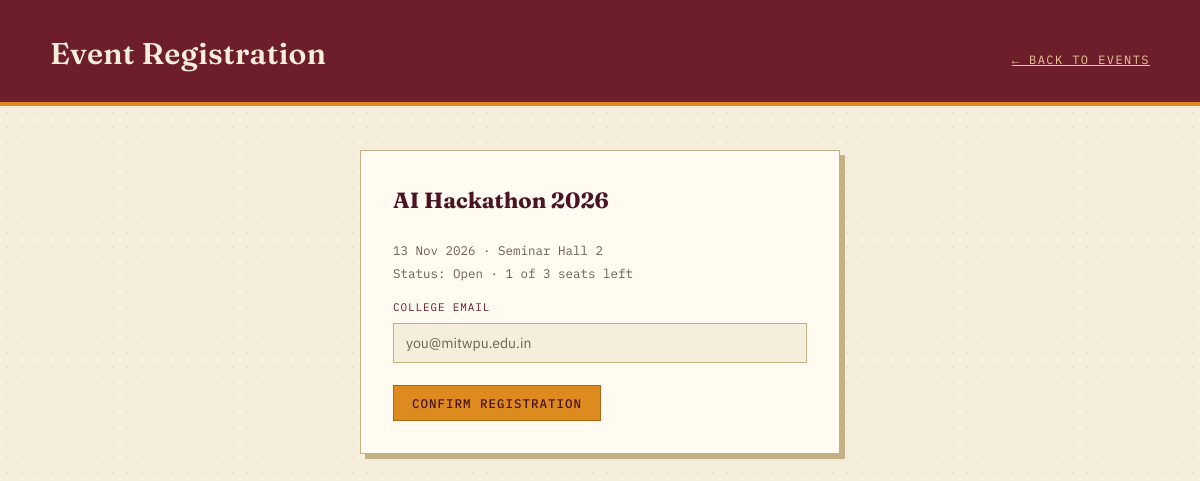
Page /register.php?event_id=1 on the committed database.
### tables this page shows
CREATE TABLE Events (
    event_id     INT AUTO_INCREMENT PRIMARY KEY,
    club_id      INT NOT NULL,
    venue_id     INT NOT NULL,
    name         VARCHAR(150) NOT NULL,
    event_date   DATE NOT NULL,
    start_time   TIME,
    capacity     INT NOT NULL CHECK (capacity > 0),
    status       ENUM('Open', 'Full', 'Cancelled', 'Completed') NOT NULL DEFAULT 'Open',
    FOREIGN KEY (club_id)  REFERENCES Clubs(club_id)
        ON DELETE CASCADE ON UPDATE CASCADE,
    FOREIGN KEY (venue_id) REFERENCES Venues(venue_id)
        ON DELETE RESTRICT ON UPDATE CASCADE    
);

CREATE TABLE Venues (
    venue_id   INT AUTO_INCREMENT PRIMARY KEY,
    name       VARCHAR(100) NOT NULL,
    location   VARCHAR(150) NOT NULL,
    capacity   INT NOT NULL CHECK (capacity > 0)
);

### register.php (the view, shortened to what this page needs)
<?php
require 'db_connect.php';
$success = false;
$event_id = isset($_GET['event_id']) ? (int)$_GET['event_id']
          : (isset($_POST['event_id']) ? (int)$_POST['event_id'] : 0);
function loadEvent(mysqli $conn, int $event_id): ?array {
    $stmt = $conn->prepare(
        "SELECT e.name, e.event_date, e.capacity, e.status, v.name AS venue_name,
                (SELECT COUNT(*) FROM Registrations r
                  WHERE r.event_id = e.event_id AND r.status = 'Confirmed') AS seats_taken
         FROM Events e JOIN Venues v ON e.venue_id = v.venue_id
         WHERE e.event_id = ?"
    );
    $stmt->bind_param("i", $event_id);
    $stmt->execute();
    return $stmt->get_result()->fetch_assoc() ?: null;
}
$event = loadEvent($conn, $event_id);
$seatsLeft = max(0, $event['capacity'] - $event['seats_taken']);
?>
<!DOCTYPE html>
<html lang="en">
<head>
<link rel="stylesheet" href="style.css">
</head>
<body>
<header class="site-header">
  <div class="crest-row">
    <h1>Event Registration</h1>
    <span class="tagline"><a href="index.php">&larr; back to events</a></span>
  </div>
</header>
<div class="form-card">
  <h3><?= htmlspecialchars($event['name']) ?></h3>
  <div class="meta">
    <?= date('d M Y', strtotime($event['event_date'])) ?> &middot; <?= htmlspecialchars($event['venue_name']) ?>
  </div>
  <div class="meta">
    Status: <?= htmlspecialchars($event['status']) ?> &middot; <?= $seatsLeft ?> of <?= (int)$event['capacity'] ?> seats left
  </div>
  <?php if (!$success): ?>
  <form method="POST" novalidate>
    <label for="email">College email</label>
    <input type="email" id="email" name="email" required placeholder="you@mitwpu.edu.in"
           value="<?= htmlspecialchars($_POST['email'] ?? '') ?>">
    <button type="submit" class="btn">Confirm registration</button>
  </form>
  <?php else: ?>
    <a class="btn" href="index.php">Back to events</a>
  <?php endif; ?>
</div>
</body>
</html>

### style.css (style rules this page uses)
:root { --paper: #F5EEDD; --card: #FFFBF1; --ink: #2B2620; --ink-soft: #6B6152; --maroon: #6E1E2A; --maroon-dark: #4A1420; --marigold: #DD8A1E; --marigold-dark: #A86710; --teal: #1F6F5C; --sand: #DDCBA0; --sand-dark: #C4B183; --danger: #A32D2D; }
* { box-sizing: border-box; }
body { margin: 0; background: var(--paper); background-image: radial-gradient(var(--sand) 0.7px, transparent 0.7px); background-size: 15px 15px; color: var(--ink); font-family: 'IBM Plex Sans', 'Segoe UI', sans-serif; line-height: 1.6; }
.site-header { background: var(--maroon); border-bottom: 4px solid var(--marigold); padding: 30px 40px 24px; }
.site-header .crest-row { display: flex; align-items: baseline; justify-content: space-between; flex-wrap: wrap; gap: 10px; max-width: 1100px; margin: 0 auto; }
.site-header h1 { font-family: 'Fraunces', Georgia, serif; font-weight: 600; font-size: 30px; color: var(--paper); margin: 0; letter-spacing: 0.01em; }
.site-header .tagline { font-family: 'IBM Plex Mono', 'Courier New', monospace; font-size: 12px; text-transform: uppercase; letter-spacing: 0.12em; color: #E7C79A; }
.meta { font-family: 'IBM Plex Mono', 'Courier New', monospace; font-size: 12.5px; color: var(--ink-soft); margin-bottom: 3px; }
.btn { display: inline-block; margin-top: 14px; padding: 9px 18px; background: var(--marigold); color: var(--maroon-dark); font-family: 'IBM Plex Mono', 'Courier New', monospace; font-size: 12.5px; font-weight: 500; text-transform: uppercase; letter-spacing: 0.08em; text-decoration: none; border: 1px solid var(--marigold-dark); cursor: pointer; transition: transform 0.12s ease, box-shadow 0.12s ease; }
.form-card { max-width: 480px; margin: 44px auto; background: var(--card); border: 1px solid var(--sand-dark); padding: 32px; box-shadow: 5px 5px 0 var(--sand-dark); }
.form-card h3 { font-family: 'Fraunces', Georgia, serif; color: var(--maroon-dark); margin-top: 0; font-size: 22px; }
label { display: block; font-family: 'IBM Plex Mono', 'Courier New', monospace; font-size: 11px; text-transform: uppercase; letter-spacing: 0.08em; color: var(--maroon); margin: 16px 0 6px; }
input, select { width: 100%; padding: 10px 12px; border: 1px solid var(--sand-dark); background: var(--paper); font-family: 'IBM Plex Sans', 'Segoe UI', sans-serif; font-size: 14px; color: var(--ink); }
input::placeholder { color: var(--ink-soft); opacity: 1; }
.site-header .tagline a { color: #E7C79A; }
.form-card .btn { margin-top: 22px; }

### rows in the picture
events: name "AI Hackathon 2026", event_date "13 Nov 2026", venue.name "Seminar Hall 2", status "Open", capacity "3"

### other values in the picture
$seatsLeft "1"
